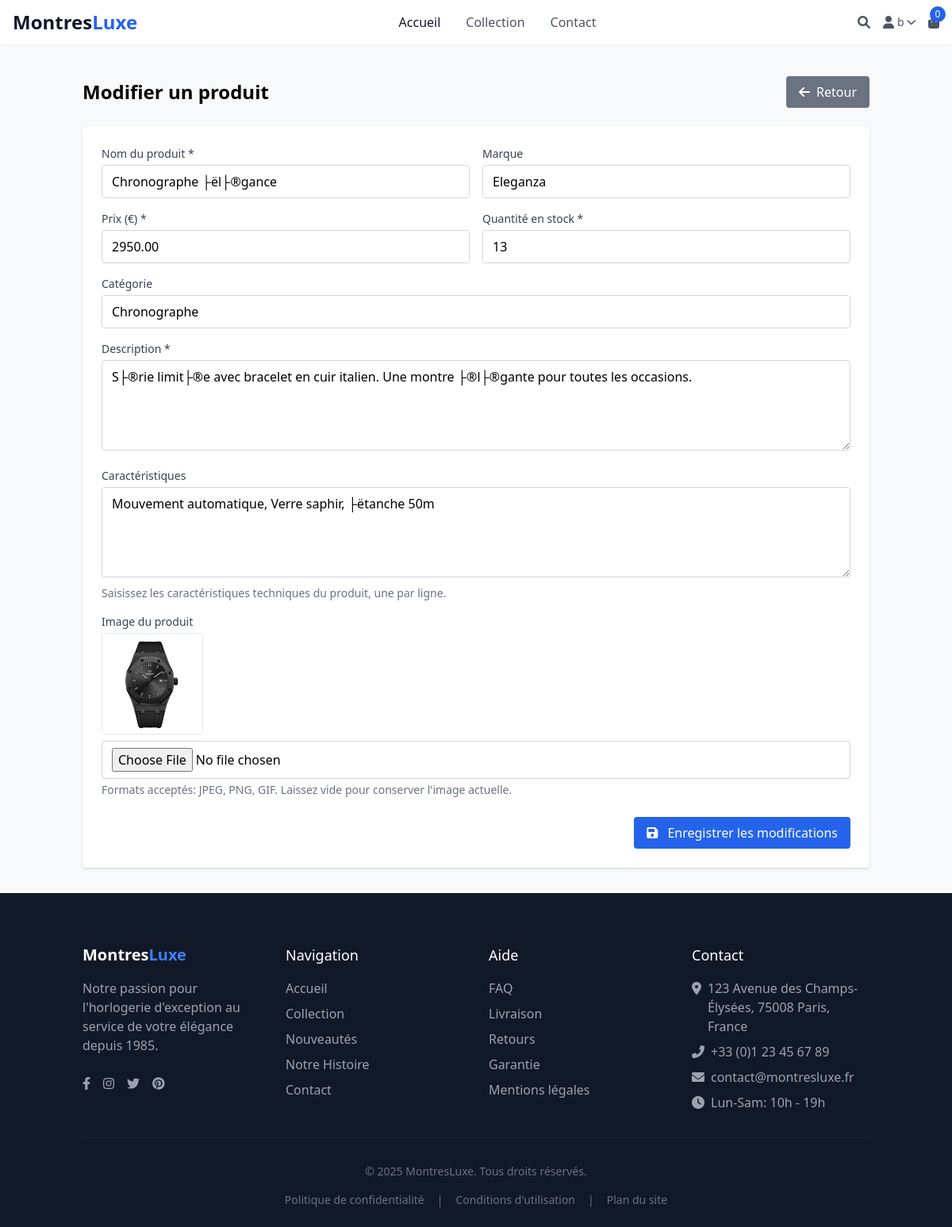
Screenshot of /admin/product_edit.php?id=1 (signed in) with the database file from the repository.
### tables this page shows
CREATE TABLE `stock` (
  `id` int NOT NULL AUTO_INCREMENT,
  `id_item` int NOT NULL,
  `quantite` int NOT NULL DEFAULT '0',
  PRIMARY KEY (`id`),
  KEY `id_item` (`id_item`),
  CONSTRAINT `stock_ibfk_1` FOREIGN KEY (`id_item`) REFERENCES `items` (`id`) ON DELETE CASCADE
);

CREATE TABLE `items` (
  `id` int NOT NULL AUTO_INCREMENT,
  `nom` varchar(100) NOT NULL,
  `description` text NOT NULL,
  `prix` decimal(10,2) NOT NULL,
  `image` varchar(255) DEFAULT NULL,
  `date_publication` timestamp NULL DEFAULT CURRENT_TIMESTAMP,
  `marque` varchar(100) DEFAULT NULL,
  `categorie` varchar(100) DEFAULT NULL,
  `caracteristiques` text,
  PRIMARY KEY (`id`)
);

### admin/product_edit.php (the view, shortened to what this page needs)
<?php
$base_path = '../';
require_once $base_path . 'config/database.php';
$product_id = intval($_GET['id']);
try {
    $stmt = $conn->prepare("SELECT i.*, s.quantite FROM items i JOIN stock s ON i.id = s.id_item WHERE i.id = ?");
    $stmt->execute([$product_id]);
    $product = $stmt->fetch();
} catch (PDOException $e) {
    $_SESSION['flash_message'] = "Erreur lors de la récupération du produit: " . $e->getMessage();
    header("Location: products.php");
    exit;
}
include $base_path . 'includes/header.php';
?>
<div class="container mx-auto px-4 py-8">
    <div class="flex justify-between items-center mb-6">
        <h1 class="text-2xl font-bold">Modifier un produit</h1>
        <a href="products.php" class="inline-flex items-center px-4 py-2 bg-gray-500 hover:bg-gray-600 text-white rounded">
            <i class="fas fa-arrow-left mr-2"></i> Retour
        </a>
    </div>
    <div class="bg-white shadow rounded overflow-hidden">
        <div class="p-6">
            <form method="POST" action="" enctype="multipart/form-data">
                <div class="grid grid-cols-1 md:grid-cols-2 gap-4 mb-4">
                    <div>
                        <label for="nom" class="block text-sm font-medium text-gray-700 mb-1">Nom du produit *</label>
                        <input type="text" class="w-full px-3 py-2 border border-gray-300 rounded focus:outline-none focus:ring-2 focus:ring-blue-500" id="nom" name="nom" value="<?= $product['nom'] ?>" required>
                    </div>
                    <div>
                        <label for="marque" class="block text-sm font-medium text-gray-700 mb-1">Marque</label>
                        <input type="text" class="w-full px-3 py-2 border border-gray-300 rounded focus:outline-none focus:ring-2 focus:ring-blue-500" id="marque" name="marque" value="<?= $product['marque'] ?>">
                    </div>
                </div>
                <div class="grid grid-cols-1 md:grid-cols-2 gap-4 mb-4">
                    <div>
                        <label for="prix" class="block text-sm font-medium text-gray-700 mb-1">Prix (€) *</label>
                        <input type="number" step="0.01" min="0" class="w-full px-3 py-2 border border-gray-300 rounded focus:outline-none focus:ring-2 focus:ring-blue-500" id="prix" name="prix" value="<?= $product['prix'] ?>" required>
                    </div>
                    <div>
                        <label for="quantite" class="block text-sm font-medium text-gray-700 mb-1">Quantité en stock *</label>
                        <input type="number" min="0" class="w-full px-3 py-2 border border-gray-300 rounded focus:outline-none focus:ring-2 focus:ring-blue-500" id="quantite" name="quantite" value="<?= $product['quantite'] ?>" required>
                    </div>
                </div>
                <div class="mb-4">
                    <label for="categorie" class="block text-sm font-medium text-gray-700 mb-1">Catégorie</label>
                    <input type="text" class="w-full px-3 py-2 border border-gray-300 rounded focus:outline-none focus:ring-2 focus:ring-blue-500" id="categorie" name="categorie" value="<?= $product['categorie'] ?>">
                </div>
                <div class="mb-4">
                    <label for="description" class="block text-sm font-medium text-gray-700 mb-1">Description *</label>
                    <textarea class="w-full px-3 py-2 border border-gray-300 rounded focus:outline-none focus:ring-2 focus:ring-blue-500" id="description" name="description" rows="4" required><?= $product['description'] ?></textarea>
                </div>
                <div class="mb-4">
                    <label for="caracteristiques" class="block text-sm font-medium text-gray-700 mb-1">Caractéristiques</label>
                    <textarea class="w-full px-3 py-2 border border-gray-300 rounded focus:outline-none focus:ring-2 focus:ring-blue-500" id="caracteristiques" name="caracteristiques" rows="4"><?= $product['caracteristiques'] ?></textarea>
                    <p class="text-sm text-gray-500 mt-1">Saisissez les caractéristiques techniques du produit, une par ligne.</p>
                </div>
                <div class="mb-6">
                    <label for="image" class="block text-sm font-medium text-gray-700 mb-1">Image du produit</label>
                    <?php if (!empty($product['image'])): ?>
                        <div class="mb-2">
                            <img src="<?= $base_path . $product['image'] ?>" alt="<?= $product['nom'] ?>" class="w-32 h-32 object-cover border rounded">
                        </div>
                    <?php endif; ?>
                    <input type="file" class="w-full px-3 py-2 border border-gray-300 rounded focus:outline-none focus:ring-2 focus:ring-blue-500" id="image" name="image">
                    <p class="text-sm text-gray-500 mt-1">Formats acceptés: JPEG, PNG, GIF. Laissez vide pour conserver l'image actuelle.</p>
                </div>
                <div class="flex justify-end">
                    <button type="submit" class="px-4 py-2 bg-blue-600 hover:bg-blue-700 text-white rounded">
                        <i class="fas fa-save mr-2"></i> Enregistrer les modifications
                    </button>
                </div>
            </form>
        </div>
    </div>
</div>
<?php include $base_path . 'includes/footer.php'; ?>

### assets/css/style.css (style rules this page uses)
body { font-family: 'Segoe UI', Tahoma, Geneva, Verdana, sans-serif; background-color: #f8f9fa; }

### rows the page displays
stock: nom "Chronographe ├ël├®gance", marque "Eleganza", prix "2950.00", quantite "13", categorie "Chronographe", description "S├®rie limit├®e avec bracelet en cuir italien. Une montre ├®l├®gante pour toutes les occasions.", caracteristiques "Mouvement automatique, Verre saphir, ├ëtanche 50m", id_item.image (picture)

### other values shown
$_SESSION['user_prenom'] "b"
$cart_count "0"
